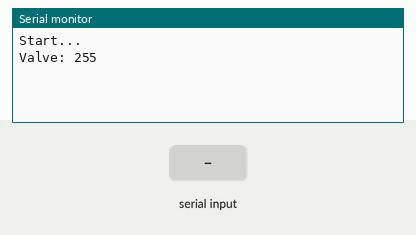
A sketch run on a simulated Arduino Uno, built with avr-gcc and run on an emulated ATmega328P. Parts: the last lines printed to the serial monitor. Inputs (shaded band) come from the test bench. EEPROM starts erased.

Above: at 1.2 s.
1.3 s: "90,45\n" received over Serial
At 3.3 s:
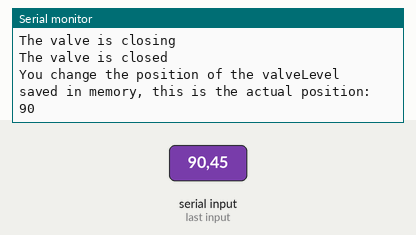
3.9 s: "5\n" received over Serial
At 5.01 s:
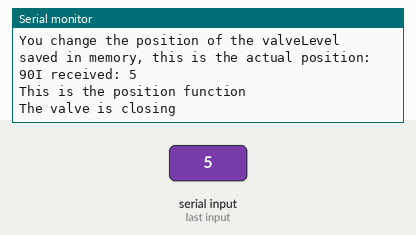
6.4 s: "30,150\n" received over Serial
At 7.51 s:
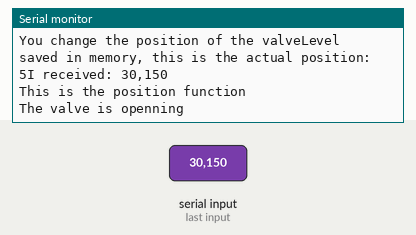

Measured:
- after the input at 1.3 s, the serial monitor: prints a new line after 1.0 s (image 1)
- after the input at 3.9 s, the serial monitor: prints a new line after 1.0 s (image 2)
- after the input at 6.4 s, the serial monitor: prints a new line after 1.0 s (image 3)

The sketch:

step_motor.ino
```cpp
#include <EEPROM.h>

// define the number of bytes you want to access
//#define EEPROM_SIZE 1

// Define stepper motor 1 connections
#define PUL1 3 //define Pulse pin
#define DIR1 4 //define Direction pin

// Declarate the position of the motors
int PUL;  //define Pulse pin
int DIR;  //define Direction pin
int a_valve;

void setup() {
  Serial.begin(115200); // opens serial port, sets data rate to 9600 bps
  // initialize EEPROM with predefined size
  Serial.println("Start...");
  //EEPROM.begin(EEPROM_SIZE);

  a_valve = byte(EEPROM.read(0));
  Serial.print("Valve: ");
  Serial.println(a_valve);

}

void loop() {
  // send data only when you receive data:
  if (Serial.available() > 0) {
    // read the incoming byte:
    String incomingByte = Serial.readString();
    // say what you got:
    Serial.print("I received: ");
    Serial.println(incomingByte);
    int n_valve  = incomingByte.toInt();
    a_valve = give_position(a_valve,n_valve);
    EEPROM.update(0, n_valve);
    //EEPROM.write(0, n_valve);
    //EEPROM.commit();
    Serial.print("You change the position of the valve");
    Serial.println("Level saved in memory, this is the actual position: ");
    // Show the positions of the valve
    Serial.print(a_valve);
    delay(500);
  }
}


// This function choose if the valve needs to open or close
int give_position(int posi_actual, int posi_final){
    delay(100);
    Serial.println("This is the position function");
    PUL = PUL1;
    DIR = DIR1;

    if (posi_actual >= posi_final){
        //send PUL DIR ENA Position
        posi_final = closing(DIR, PUL, posi_final, posi_actual);
        Serial.println("The valve is closed");
    }
    if (posi_actual <= posi_final){
        //send PUL DIR ENA Position
        posi_final = opening(DIR, PUL, posi_final, posi_actual);
        Serial.println("The valve is openned");
    }
    return posi_final;
}

// This is the open function
int opening(int DIR, int PUL, int posi_final, int posi_actual){
    Serial.println("The valve is openning");
    while (posi_actual < posi_final)
    {
        digitalWrite(DIR,LOW);
        digitalWrite(PUL,HIGH);
        delayMicroseconds(500);
        digitalWrite(PUL,LOW);
        delayMicroseconds(500);
        posi_actual++;
    }
    return posi_actual;
}

// This is the close function
int closing(int DIR, int PUL, int posi_final, int posi_actual){
     Serial.println("The valve is closing");
     while (posi_actual > posi_final)
    {
        digitalWrite(DIR,HIGH);
        digitalWrite(PUL,HIGH);
        delayMicroseconds(500);
        digitalWrite(PUL,LOW);
        delayMicroseconds(500);
        posi_actual--;
    }
    return posi_actual;
}
```
